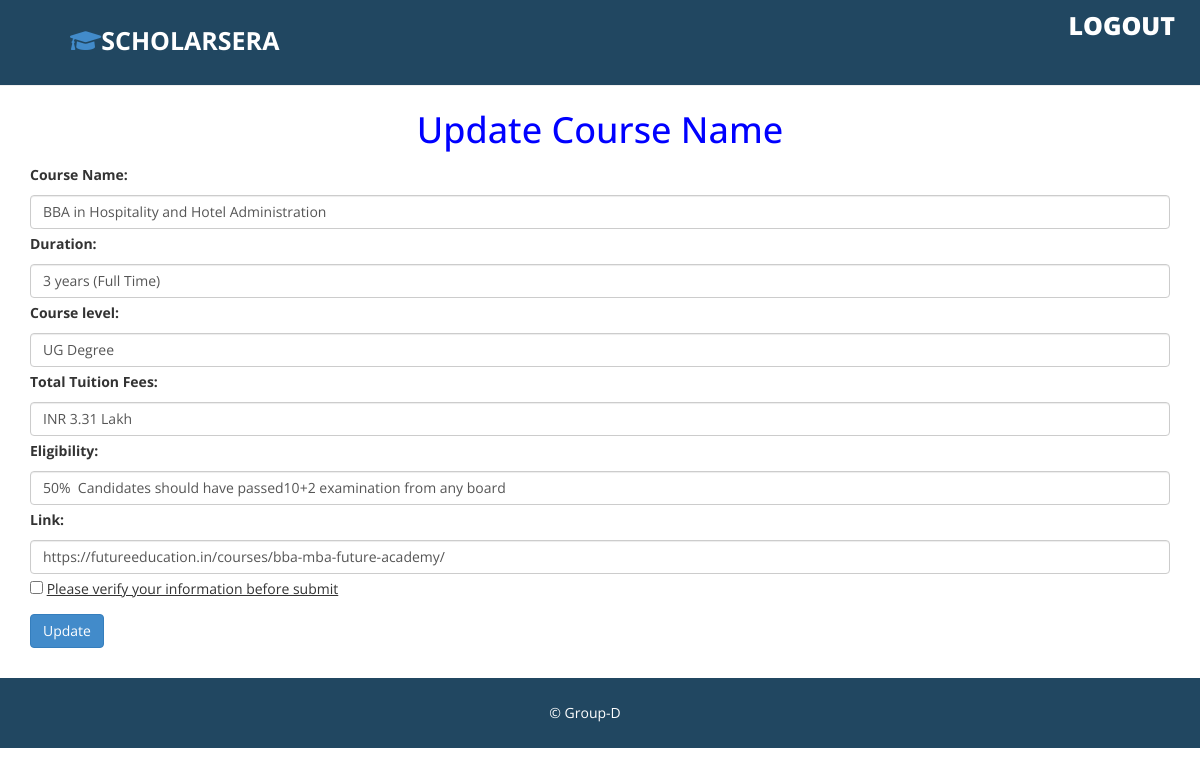
The page /admin/update_fiem.php?id=1 on the database its author committed.
### tables this page shows
CREATE TABLE `fiem` (
  `id` int(255) NOT NULL,
  `courses` varchar(255) NOT NULL,
  `duration` varchar(255) NOT NULL,
  `clevel` varchar(255) NOT NULL,
  `t_tuition_fees` varchar(255) NOT NULL,
  `eligibility` varchar(255) NOT NULL,
  `wlink` varchar(255) NOT NULL,
  `created_at` datetime NOT NULL DEFAULT current_timestamp()
);

### admin/update_fiem.php (the view, shortened to what this page needs)
<!DOCTYPE html>
<html xmlns="http://www.w3.org/1999/xhtml">
<head>
    <link href="assets/css/bootstrap.css" rel="stylesheet" />
     <link rel="stylesheet" href="https://cdnjs.cloudflare.com/ajax/libs/font-awesome/5.15.4/css/all.min.css">
    <link href="assets/css/font-awesome.css" rel="stylesheet" />
    <link href="assets/css/custom.css" rel="stylesheet" />
</head>
<body>
    <div id="wrapper">
         <div class="navbar navbar-inverse navbar-fixed-top">
            <div class="adjust-nav">
                <div class="navbar-header">
                    <label class="logo"> <a href="index.php"> <i class="fas fa-graduation-cap"></i></a>SCHOLARSERA</label>
                </div>
                 <span class="logout-spn" >
                  <a href="logout.php" style="color:#fff;">LOGOUT</a>
                </span>
            </div>
        </div>
            <div id="page-inner">
                <div class="row">
                    <div class="col-md-12">
<br>
  	<?php
$conn=mysqli_connect("localhost","root","","colleges");
$ids = $_GET['id'];
$showquery = "select * from fiem where id={$ids}";
$showdata = mysqli_query($conn, $showquery);
$arrdata = mysqli_fetch_array($showdata);
	?>
  <h1 style="color:blue; text-align: center; " >Update Course Name</h1>
  <div class="container my-5">
     <form action="" method="POST">
    <div class="mb-3 mt-3">
    <label for="Course Name" class="form-label">Course Name:</label>
    <input type="text" class="form-control"  placeholder="" name="courses" value="<?php echo $arrdata['courses']; ?>">
    </div>
    <div class="mb-3">
    <label for="pwd" class="form-label">Duration:</label>
    <input type="text" class="form-control"  placeholder="" name="duration" value="<?php echo $arrdata['duration']; ?>">
    </div>
    <div class="mb-3">
    <label for="pwd" class="form-label">Course level:</label>
    <input type="text" class="form-control"  placeholder="" name="clevel" value="<?php echo $arrdata['clevel']; ?>">
    </div>
    <div class="mb-3">
    <label for="tol" class="form-label">Total Tuition Fees:</label>
    <input type="text" class="form-control"  placeholder="" name="t_tuition_fees" value="<?php echo $arrdata['t_tuition_fees']; ?>">
  </div>
    <div class="mb-3">
    <label for="ad" class="form-label">Eligibility:</label>
    <input type="text" class="form-control"  placeholder="" name="eligibility" value="<?php echo $arrdata['eligibility']; ?>">
    </div>
    <div class="mb-3">
    <label for="ad" class="form-label">Link:</label>
    <input type="text" class="form-control"  placeholder="" name="wlink" value="<?php echo $arrdata['wlink']; ?>">
    </div>
  <form ... onsubmit="return checkForm(this);">
<p><input type="checkbox" required name="terms"> <u>Please verify your information before submit</u></p>
<p><input type="submit" name="submit" value="Update" class="btn btn-primary"></p>
</form>
</form>
 </div>
</div>
                </div>
    </div>
            </div>
    <div class="footer">
             <div class="row">
                <div class="col-lg-12 text-center" >
                    &copy;  Group-D
                </div>
        </div>
        </div>
</body>
</html>

### admin/assets/css/custom.css (style rules this page uses)
body { font-family: 'Open Sans', sans-serif; line-height:30px; }
#wrapper { width: 100%; margin-top:50px; }
#page-inner { width:100%; margin:10px 20px 10px 0px; background-color:#fff!important; padding:10px; min-height:100px; }
.navbar-inverse { background-color: #214761; border-color: #F0F0F0; min-height: 80px; }
.logout-spn { float:right; color:#fff; font-size:25px; font-weight:800; margin:20px; margin: 10px 25px 10px 50px; }
.logout-spn a { text-decoration:none; }
.footer { background-color:#214761; width:100%; color:#fff; padding:20px 50px 20px 50px; padding-left:20px; }

### admin/update_fiem.php (style rules this page uses)
label.logo { color: white; font-size: 25px; line-height: 80px; padding: 0 70px; font-weight: bold; }

### rows shown on the page
fiem: courses "BBA in Hospitality and Hotel Administration", duration "3 years (Full Time)", clevel "UG Degree", t_tuition_fees "INR 3.31 Lakh", eligibility "50% Candidates should have passed10+2 examination from any board", wlink "https://futureeducation.in/courses/bba-mba-future-academy/"
